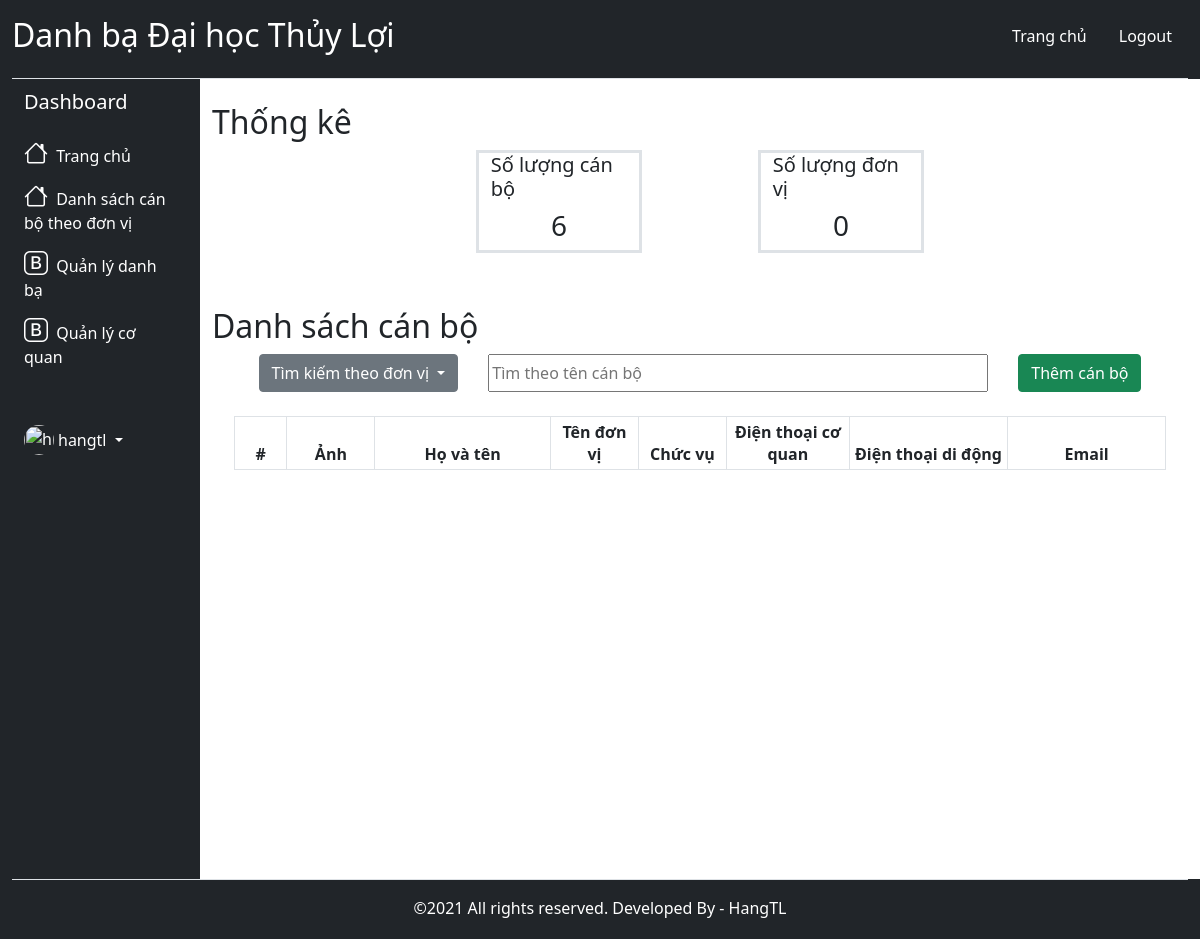
Before: /admin/index.php?donvi=BM Hệ thống thông tin (signed in) with the older database file.
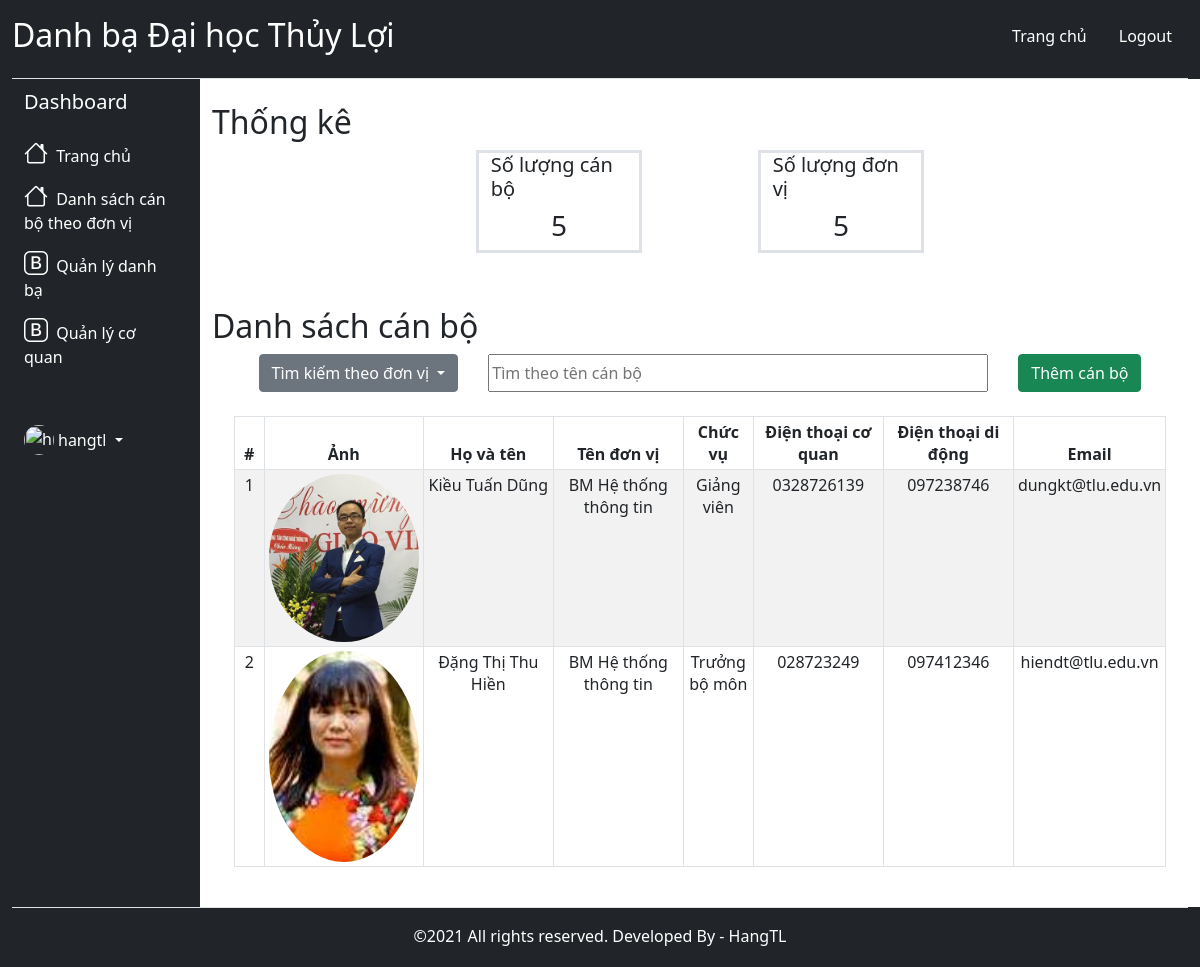
After: the same page with the newer database file.
### tables this page shows
CREATE TABLE `tbl_user` (
  `id_user` int(10) UNSIGNED NOT NULL,
  `hoten` varchar(255) NOT NULL,
  `image` varchar(255) DEFAULT NULL,
  `dtcoquan` varchar(15) NOT NULL,
  `email` varchar(255) NOT NULL,
  `dtdidong` varchar(15) NOT NULL,
  `chucvu` varchar(255) NOT NULL,
  `id_coquan` int(10) NOT NULL
);

CREATE TABLE `tbl_coquan` (
  `id_coquan` int(10) NOT NULL,
  `tendonvi` varchar(255) NOT NULL,
  `diachi` varchar(255) NOT NULL,
  `sdt` int(11) NOT NULL,
  `email_coquan` varchar(255) NOT NULL,
  `website` varchar(255) NOT NULL,
  `id_cha` int(10) NOT NULL
);

### admin/index.php (the view, shortened to what the changed rows need)
<?php
    include('connection.php');
    include("templates/header.php");
?>
                        <div class="col py-4">
                            <h2 class="text-align-center">Thống kê</h2>
                            <div class="row main-content d-flex justify-content-center" >
                                <div class="col col-md-2 mx-3 bg-white border border-3">
                                    <h5 >Số lượng cán bộ</h5>
                                    <h3 class=" d-flex justify-content-center">
                                    <?php
                                        $sql1 = "SELECT * FROM tbl_user";
                                        $result = mysqli_query($conn,$sql1);
                                        $count_user = mysqli_num_rows($result);
                                        echo $count_user;
                                    ?>
                                    </h3>
                                </div>
                                <div class="col col-md-2 mx-3 bg-white border border-3">
                                    <h5 >Số lượng đơn vị</h5>
                                    <h3 class=" d-flex justify-content-center">
                                    <?php
                                        $sql1 = "SELECT * FROM tbl_coquan";
                                        $result = mysqli_query($conn,$sql1);
                                        $count_organization = mysqli_num_rows($result);
                                        echo $count_organization;
                                    ?>
                                    </h3>
                                </div>
                            </div>
                            <br>
                            <h2 style="margin-top: 30px;">Danh sách cán bộ</h2>
                                                    <?php
                                                        $sql = "SELECT DISTINCT tendonvi FROM tbl_coquan";
                                                            ?>
                            <div class="row main-content" style="margin-left: 1%; margin-right: 1%;">
                                <div class=" bg-white">
                                    <div id=" list-content">
                                        <table class="table table-striped table-sm table-bordered" style="" align="center" id="myTable">
                                            <thead>
                                                <tr>
                                                    <th scope="col" style="width: 30px; overflow: hidden; text-align: center;">#</th>
                                                    <th scope="col" style="width: 50px; overflow: hidden; text-align: center;">Ảnh</th>
                                                    <th scope="col" style="width: 100px; overflow: hidden; text-align: center;">Họ và tên</th>
                                                    <th scope="col" style="width: 50px; overflow: hidden; text-align: center;">Tên đơn vị</th>
                                                    <th scope="col" style="width: 50px; overflow: hidden; text-align: center;">Chức vụ</th>
                                                    <th scope="col" style="width: 70px; overflow: hidden; text-align: center;">Điện thoại cơ quan</th>
                                                    <th scope="col" style="width: 90px;  text-align: center;">Điện thoại di động</th>
                                                    <th scope="col" style="width: 90px;  text-align: center;">Email</th>
                                                </tr>
                                            </thead>
                                            <tbody>
                                                <?php
                                                    if (isset($_GET['donvi'])){
                                                        $filter = $_GET['donvi'];
                                                        $sql = "SELECT * FROM (tbl_user INNER JOIN tbl_coquan as a USING (id_coquan)) WHERE tendonvi LIKE '%$filter%'";
                                                        }
                                                        else {
                                                    $sql = "SELECT * FROM tbl_user,tbl_coquan where tbl_user.id_coquan = tbl_coquan.id_coquan";
                                                }
                                                    $result = mysqli_query($conn,$sql);
                                                    if(mysqli_num_rows($result)>0){
                                                        $i=1;
                                                        while($row = mysqli_fetch_assoc($result)){
                                                ?>
                                                <tr>
                                                    <td style="width: 30px; overflow: hidden; text-align: center;"><?php echo $i; ?></td>
                                                    <td align="center" ><img  style="width: 150px; border-radius: 100%;" src="http://localhost/exam/<?php echo $row['image']; ?>" alt=""></td>
                                                    <td style="width: 130px; overflow: hidden; text-align: center;"><?php echo $row['hoten']; ?></td>
                                                    <td style="width: 130px; overflow: hidden; text-align: center;"><?php echo $row['tendonvi']; ?></td>
                                                    <td style="width: 70px; overflow: hidden; text-align: center;"><?php echo $row['chucvu']; ?></td>
                                                    <td style="width: 130px; overflow: hidden; text-align: center;"><?php echo $row['dtcoquan']; ?></td>
                                                    <td style="width: 130px; overflow: hidden; text-align: center;"> <?php echo $row['dtdidong']; ?></td>
                                                    <td style="width: 130px; overflow: hidden; text-align: center;"> <?php echo $row['email']; ?></td>
                                                <?php
                                                    $i++;
                                                    }
                                                }
                                                ?>
                                          </tbody>
                                        </table>
                                    </div>
                                </div>
                            </div>
                        </div>
                    </div>
                </div>
    <?php
    include("templates/footer.php");
?>

Changed rows visible on the page:
added tbl_user: image (picture), hoten "Kiều Tuấn Dũng", id_coquan.tendonvi "BM Hệ thống thông tin", chucvu "Giảng viên", dtcoquan "0328726139", dtdidong "097238746", email "dungkt@tlu.edu.vn"
added tbl_user: image (picture), hoten "Đặng Thị Thu Hiền", id_coquan.tendonvi "BM Hệ thống thông tin", chucvu "Trưởng bộ môn", dtcoquan "028723249", dtdidong "097412346", email "hiendt@tlu.edu.vn"
Other visible differences:
$count_user: "6" → "5"
$count_organization: "0" → "5"
